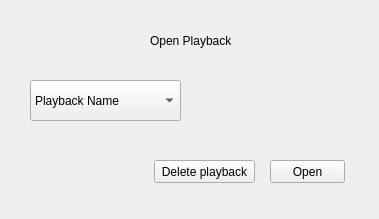
<?xml version="1.0" encoding="UTF-8"?>
<ui version="4.0">
 <class>Form</class>
 <widget class="QWidget" name="Form">
  <property name="geometry">
   <rect>
    <x>0</x>
    <y>0</y>
    <width>379</width>
    <height>219</height>
   </rect>
  </property>
  <property name="windowTitle">
   <string>Form</string>
  </property>
  <widget class="QComboBox" name="comboBox">
   <property name="geometry">
    <rect>
     <x>30</x>
     <y>80</y>
     <width>151</width>
     <height>41</height>
    </rect>
   </property>
   <item>
    <property name="text">
     <string>Playback Name</string>
    </property>
   </item>
  </widget>
  <widget class="QLabel" name="label_4">
   <property name="geometry">
    <rect>
     <x>150</x>
     <y>30</y>
     <width>111</width>
     <height>21</height>
    </rect>
   </property>
   <property name="text">
    <string>Open Playback</string>
   </property>
  </widget>
  <widget class="QPushButton" name="pushButton">
   <property name="geometry">
    <rect>
     <x>270</x>
     <y>160</y>
     <width>75</width>
     <height>23</height>
    </rect>
   </property>
   <property name="text">
    <string>Open</string>
   </property>
  </widget>
  <widget class="QPushButton" name="pushButton_2">
   <property name="geometry">
    <rect>
     <x>154</x>
     <y>160</y>
     <width>101</width>
     <height>23</height>
    </rect>
   </property>
   <property name="text">
    <string>Delete playback</string>
   </property>
  </widget>
 </widget>
 <resources/>
 <connections/>
</ui>
